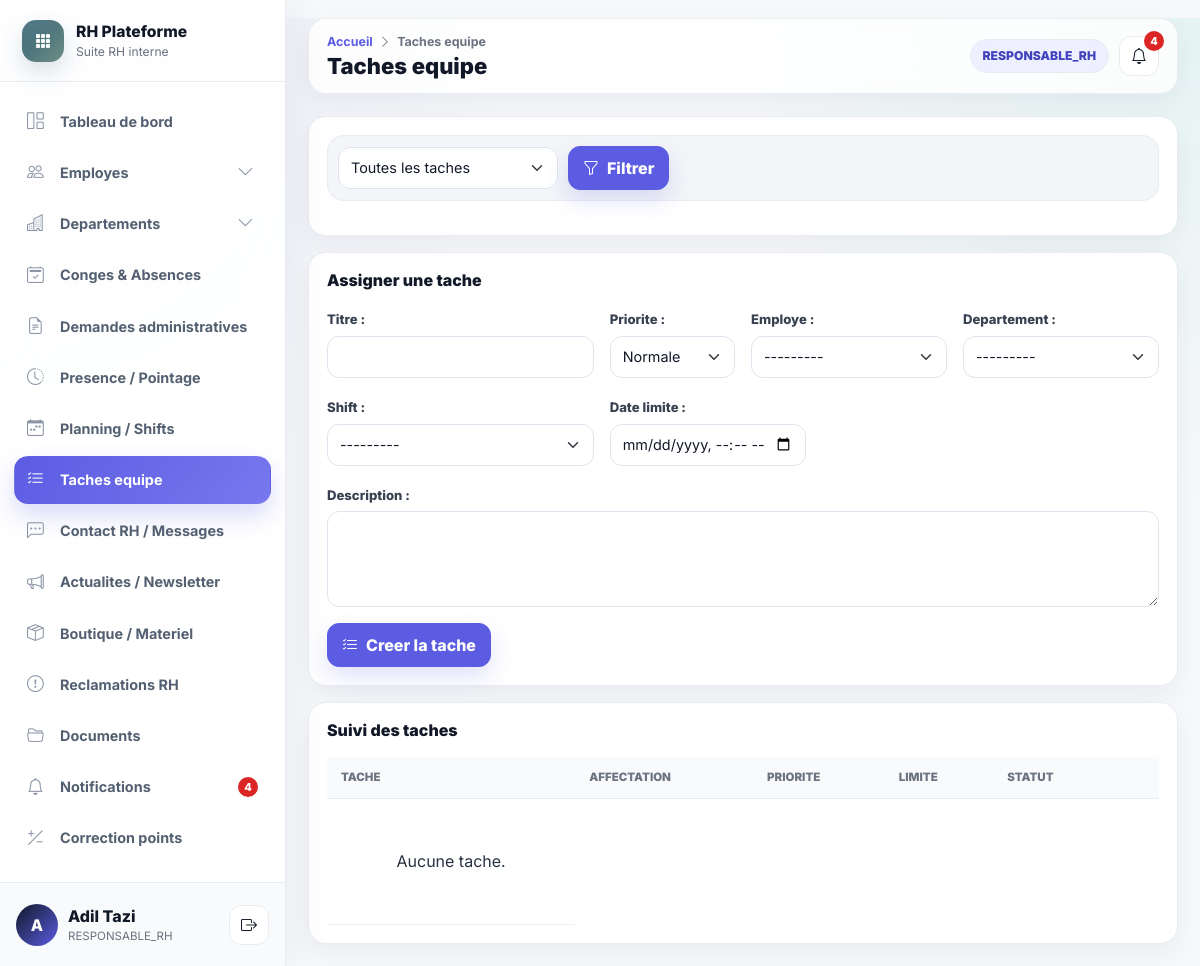
The page /taches (signed in) on the database its author committed.
### accounts/models.py (models this page shows, shortened)
class UtilisateurProfile(models.Model):
    user = models.OneToOneField(settings.AUTH_USER_MODEL, on_delete=models.CASCADE, related_name="profile")
    role = models.CharField(max_length=40, choices=Role.choices)
    actif = models.BooleanField(default=True)
    employe = models.OneToOneField(
        "hr.Employe",
        on_delete=models.SET_NULL,
        null=True,
        blank=True,
        related_name="utilisateur_profile",
    )
    class Meta:
        verbose_name = "Utilisateur"
        verbose_name_plural = "Utilisateurs"

### hr/models.py (models this page shows, shortened)
class Employe(models.Model):
    matricule = models.CharField(max_length=100, unique=True)
    nom = models.CharField(max_length=255)
    prenom = models.CharField(max_length=255)
    email = models.EmailField()
    telephone = models.CharField(max_length=80, blank=True)
    date_naissance = models.DateField(null=True, blank=True)
    date_embauche = models.DateField()
    adresse = models.TextField(blank=True)
    photo = models.ImageField(upload_to="uploads/photos/", null=True, blank=True)
    departement = models.ForeignKey(Departement, on_delete=models.SET_NULL, null=True, blank=True, related_name="employes")
    service = models.ForeignKey(Service, on_delete=models.SET_NULL, null=True, blank=True, related_name="employes")
    poste = models.ForeignKey(Poste, on_delete=models.SET_NULL, null=True, blank=True, related_name="employes")
    responsable = models.ForeignKey("self", on_delete=models.SET_NULL, null=True, blank=True, related_name="collaborateurs")
    localisation = models.CharField(max_length=255, blank=True, default="Casablanca")
    actif = models.BooleanField(default=True)
    created_at = models.DateTimeField(auto_now_add=True)
    updated_at = models.DateTimeField(auto_now=True)
    class Meta:
        ordering = ["nom", "prenom"]
    def __str__(self):
        return self.nom_complet
    @property
    def nom_complet(self):
        return f"{self.prenom or ''} {self.nom or ''}".strip()

### hr/views.py (the view)
# urls.py: path("taches", views.team_tasks, name="team_tasks"),
@login_required
def team_tasks(request):
    user_profile = profile(request)
    can_manage = user_profile and user_profile.role in {Role.ADMIN, Role.RESPONSABLE_RH, Role.RESPONSABLE_HIERARCHIQUE}
    tasks = tasks_for_profile(user_profile)
    statut = request.GET.get("statut", "").strip()
    if statut:
        tasks = tasks.filter(statut=statut)
    return render(
        request,
        "taches/index.html",
        {
            "page_title": "Taches equipe",
            "tasks": tasks[:200],
            "form": TacheEquipeForm() if can_manage else None,
            "statuts": TacheEquipe.STATUTS,
            "statut_filtre": statut,
            "can_manage": can_manage,
        },
    )

### hr/forms.py (shortened to what this page needs)
class TacheEquipeForm(BootstrapModelForm):
    class Meta:
        model = TacheEquipe
        fields = ["titre", "description", "employe", "departement", "shift", "priorite", "date_limite"]
        widgets = {
            "description": forms.Textarea(attrs={"rows": 3}),
            "date_limite": forms.DateTimeInput(attrs={"type": "datetime-local"}),
        }
    def __init__(self, *args, **kwargs):
        super().__init__(*args, **kwargs)
        self.fields["employe"].required = False
        self.fields["departement"].required = False
        self.fields["shift"].required = False
        self.fields["employe"].queryset = Employe.objects.filter(actif=True)
        self.fields["shift"].queryset = PlanningShift.objects.exclude(statut__in=["annule", "termine"])

### hr/models.py (called while the page is built)
    def __str__(self):
        return self.libelle

### hr/views.py (called while the page is built, shortened)
def profile(request):
    return getattr(request.user, "profile", None)

def tasks_for_profile(user_profile):
    qs = TacheEquipe.objects.select_related("employe", "departement", "shift")
    if not user_profile or not user_profile.employe:
        return qs.none()
    if user_profile.role in {Role.ADMIN, Role.RESPONSABLE_RH}:
        return qs

### templates/taches/index.html (shortened to what this page needs)
{% extends "base.html" %}
{% block content %}
<div class="panel mb-3">
    <form method="get" class="filter-row">
        <select name="statut" class="form-select" style="max-width: 220px">
            <option value="">Toutes les taches</option>
        </select>
        <button class="btn btn-accent"><i class="bi bi-funnel"></i> Filtrer</button>
    </form>
</div>
{% if can_manage %}
<div class="form-panel mb-3">
    <div class="panel-header"><h3>Assigner une tache</h3></div>
    <form method="post" action="{% url 'task_create' %}" class="row g-3">
        <div class="col-md-4">{{ form.titre.label_tag }}{{ form.titre }}</div>
        <div class="col-md-2">{{ form.priorite.label_tag }}{{ form.priorite }}</div>
        <div class="col-md-3">{{ form.employe.label_tag }}{{ form.employe }}</div>
        <div class="col-md-3">{{ form.departement.label_tag }}{{ form.departement }}</div>
        <div class="col-md-4">{{ form.shift.label_tag }}{{ form.shift }}</div>
        <div class="col-md-3">{{ form.date_limite.label_tag }}{{ form.date_limite }}</div>
        <div class="col-12">{{ form.description.label_tag }}{{ form.description }}</div>
        <div class="col-12"><button class="btn btn-accent"><i class="bi bi-list-check"></i> Creer la tache</button></div>
    </form>
</div>
{% endif %}
<div class="panel">
    <div class="panel-header"><h3>Suivi des taches</h3></div>
    <div class="table-responsive">
        <table class="table">
            <thead><tr><th>Tache</th><th>Affectation</th><th>Priorite</th><th>Limite</th><th>Statut</th><th></th></tr></thead>
            <tbody>
            {% for task in tasks %}
                <tr>
                    <td><strong>{{ task.titre }}</strong><br><small class="text-soft">{{ task.description|truncatechars:90 }}</small></td>
                    <td>{{ task.employe.nom_complet|default:task.departement.libelle|default:"Equipe" }}</td>
                    <td>{{ task.get_priorite_display }}</td>
                    <td>{{ task.date_limite|date:"d/m/Y H:i"|default:"-" }}</td>
                    <td><span class="status-badge status-{{ task.statut }}">{{ task.get_statut_display }}</span></td>
                    <td>
                        <form method="post" action="{% url 'task_status' task.pk %}" class="d-flex gap-1">
                            {% csrf_token %}
                            <select name="statut" class="form-select form-select-sm">
                                {% for value,label in statuts %}<option value="{{ value }}" {% if task.statut == value %}selected{% endif %}>{{ label }}</option>{% endfor %}
                            </select>
                            <button class="btn btn-outline-dark btn-sm" title="Mettre a jour"><i class="bi bi-check2"></i></button>
                        </form>
                    </td>
                </tr>
            {% empty %}
                <tr><td colspan="6" class="empty-state">Aucune tache.</td></tr>
            {% endfor %}
            </tbody>
        </table>
    </div>
</div>
{% endblock %}

### templates/base.html (shortened to what this page needs)
{% load static message_tags %}
<!DOCTYPE html>
<html lang="fr">
<head>
    <link href="https://cdn.jsdelivr.net/npm/bootstrap@5.3.3/dist/css/bootstrap.min.css" rel="stylesheet">
    <link href="https://cdn.jsdelivr.net/npm/bootstrap-icons@1.11.3/font/bootstrap-icons.css" rel="stylesheet">
    <link rel="stylesheet" href="{% static 'css/main.css' %}?v=premium-rh-saas-1">
</head>
<body class="app-body">
<div class="app-shell">
    <aside id="sidebar" class="app-sidebar">
        <div class="sidebar-brand">
            <div class="brand-mark"><i class="bi bi-grid-3x3-gap-fill"></i></div>
            <div class="brand-copy">
                <div class="brand-title">RH Plateforme</div>
                <div class="brand-subtitle">Suite RH interne</div>
            </div>
        </div>
        <nav class="sidebar-nav" aria-label="Navigation principale">
            <a href="{% url 'dashboard' %}" class="sidebar-item nav-link" data-route="/dashboard"><i class="bi bi-grid-1x2"></i><span>Tableau de bord</span></a>
            <div class="sidebar-group" data-group-route="/employes">
                <button class="sidebar-item sidebar-parent nav-link {% if nav_module == 'employes' %}active{% endif %}" type="button" data-bs-toggle="collapse" data-bs-target="#menuEmployes" aria-expanded="{% if nav_module == 'employes' %}true{% else %}false{% endif %}">
                    <i class="bi bi-people"></i><span>Employes</span><i class="bi bi-chevron-down ms-auto"></i>
                </button>
            </div>
            {% if utilisateur_connecte.role == "ADMIN" or utilisateur_connecte.role == "RESPONSABLE_RH" %}
                <div class="sidebar-group" data-group-route="/departements">
                    <button class="sidebar-item sidebar-parent nav-link {% if nav_module == 'departements' %}active{% endif %}" type="button" data-bs-toggle="collapse" data-bs-target="#menuDepartements" aria-expanded="{% if nav_module == 'departements' %}true{% else %}false{% endif %}">
                        <i class="bi bi-buildings"></i><span>Departements</span><i class="bi bi-chevron-down ms-auto"></i>
                    </button>
                </div>
            {% endif %}
            <a href="{% url 'conges_list' %}" class="sidebar-item nav-link" data-route="/conges"><i class="bi bi-calendar2-check"></i><span>Conges & Absences</span></a>
            <a href="{% url 'demandes_list' %}" class="sidebar-item nav-link" data-route="/demandes"><i class="bi bi-file-earmark-text"></i><span>Demandes administratives</span></a>
            <a href="{% url 'attendance' %}" class="sidebar-item nav-link" data-route="/pointage"><i class="bi bi-clock-history"></i><span>Presence / Pointage</span></a>
            <a href="{% url 'planning' %}" class="sidebar-item nav-link" data-route="/planning"><i class="bi bi-calendar-week"></i><span>Planning / Shifts</span></a>
            <a href="{% url 'team_tasks' %}" class="sidebar-item nav-link" data-route="/taches"><i class="bi bi-list-check"></i><span>Taches equipe</span></a>
            <a href="{% url 'rh_messages' %}" class="sidebar-item nav-link" data-route="/messages-rh"><i class="bi bi-chat-left-dots"></i><span>Contact RH / Messages</span></a>
            <a href="{% url 'news_list' %}" class="sidebar-item nav-link" data-route="/actualites"><i class="bi bi-megaphone"></i><span>Actualites / Newsletter</span></a>
            <a href="{% url 'shop' %}" class="sidebar-item nav-link" data-route="/boutique"><i class="bi bi-box-seam"></i><span>Boutique / Materiel</span></a>
            <a href="{% url 'reclamations' %}" class="sidebar-item nav-link" data-route="/reclamations"><i class="bi bi-exclamation-circle"></i><span>Reclamations RH</span></a>
            <a href="{% url 'documents_list' %}" class="sidebar-item nav-link" data-route="/documents"><i class="bi bi-folder2-open"></i><span>Documents</span></a>
            <a href="{% url 'notifications_list' %}" class="sidebar-item nav-link nav-link-with-badge" data-route="/notifications">
                <i class="bi bi-bell"></i><span>Notifications</span>
                {% if notifications_non_lues > 0 %}<span class="nav-badge">{{ notifications_non_lues }}</span>{% endif %}
            </a>
            {% if utilisateur_connecte.role == "ADMIN" or utilisateur_connecte.role == "RESPONSABLE_RH" %}
                <a href="{% url 'manual_points' %}" class="sidebar-item nav-link" data-route="/points"><i class="bi bi-plus-slash-minus"></i><span>Correction points</span></a>
            {% endif %}
        </nav>
        <div class="sidebar-user">
            <div class="user-avatar"><span>{{ utilisateur_connecte.employe.prenom|first|default:"U" }}</span></div>
            <div class="user-meta">
                <div class="user-name">{{ utilisateur_connecte.employe.nom_complet|default:"Utilisateur" }}</div>
                <div class="user-role">{{ utilisateur_connecte.role|default:"Session" }}</div>
            </div>
            <form action="{% url 'logout' %}" method="post" class="ms-auto">
                <button type="submit" class="btn btn-rh-icon" title="Se deconnecter"><i class="bi bi-box-arrow-right"></i></button>
            </form>
        </div>
    </aside>
    <main id="main-content" class="app-main">
        <nav class="app-topbar">
            <div class="page-header">
                <div class="breadcrumb-line">
                    <a href="{% url 'dashboard' %}">Accueil</a>
                    <i class="bi bi-chevron-right"></i>
                    <span>{{ page_title|default:"Page" }}</span>
                </div>
                <h1 class="page-title">{{ page_title|default:"Page" }}</h1>
            </div>
            <div class="topbar-actions">
                <span class="role-pill">{{ utilisateur_connecte.role|default:"Utilisateur" }}</span>
                <a href="{% url 'notifications_list' %}" class="btn btn-rh-icon position-relative" title="Notifications">
                    <i class="bi bi-bell"></i>
                    {% if notifications_non_lues > 0 %}<span class="topbar-badge">{{ notifications_non_lues }}</span>{% endif %}
                </a>
            </div>
        </nav>
        <div class="app-content">
            {% block content %}{% endblock %}
        </div>
    </main>
</div>
</body>
</html>

### rows shown on the page
UtilisateurProfile: employe.prenom|first "A", employe.nom_complet "Adil Tazi", role "RESPONSABLE_RH"

### other values the page prints
{{ notifications_non_lues }} "4"
{{ page_title|default:"Page" }} "Taches equipe"
